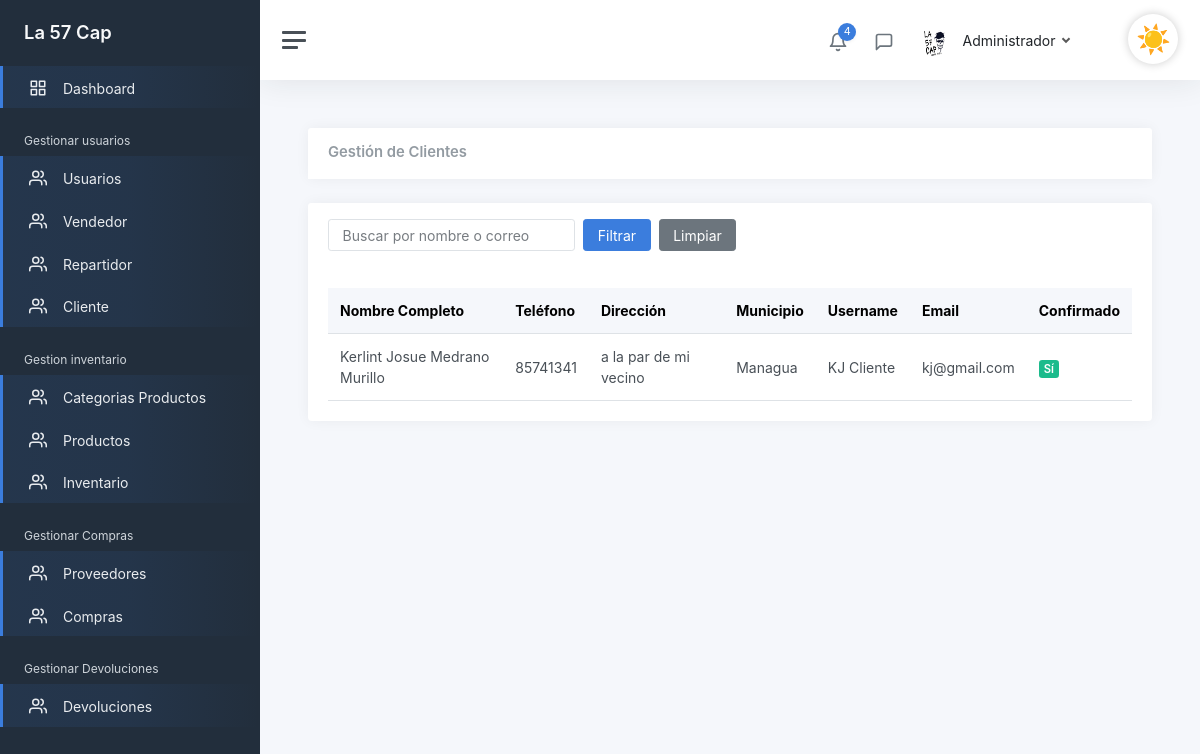
The page /admin/GestionarCliente (signed in) on the database as committed earlier.
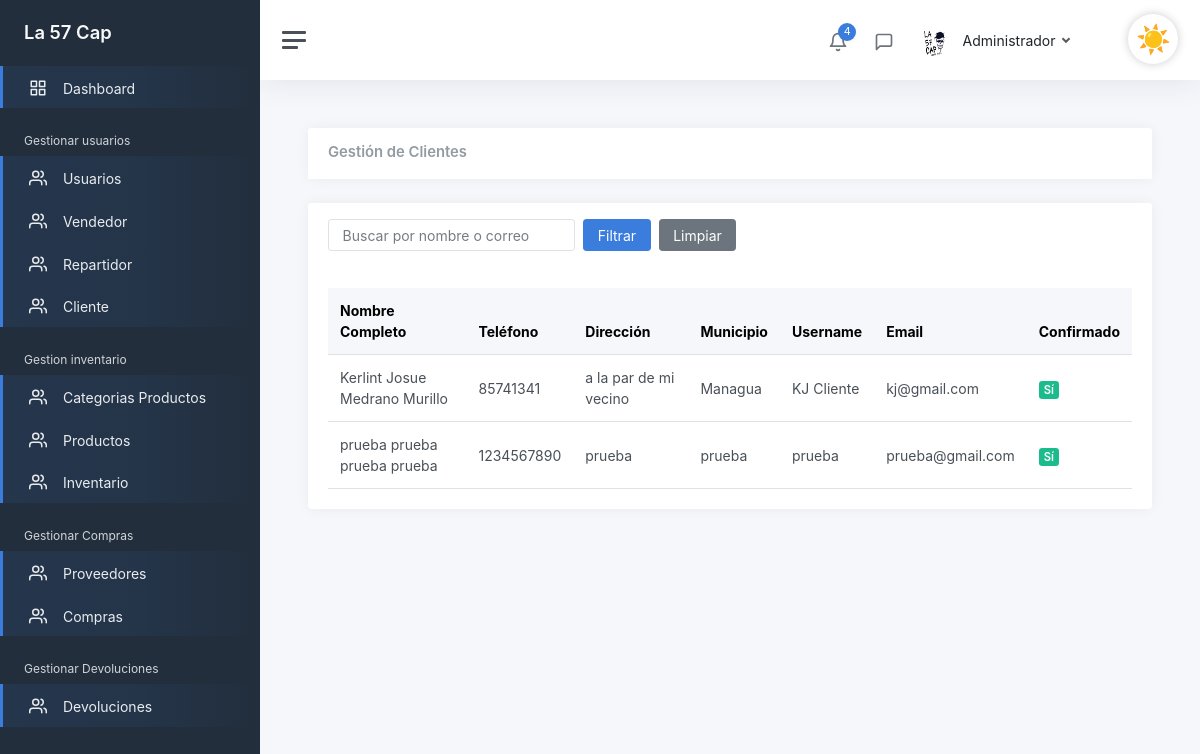
The same page on the database as committed later.
### tables this page shows
CREATE TABLE `cliente`  (
  `idcliente` int(0) NOT NULL AUTO_INCREMENT,
  `id_usuario` int(0) NULL DEFAULT NULL,
  `p_nombre` varchar(50) NOT NULL,
  `s_nombre` varchar(50) NOT NULL,
  `p_apellido` varchar(50) NOT NULL,
  `s_apellido` varchar(50) NOT NULL,
  `n_telefono` varchar(15) NOT NULL,
  `direccion` varchar(200) NULL DEFAULT NULL,
  `Municipio` varchar(45) NULL DEFAULT NULL,
  `eliminado` tinyint(0) NULL DEFAULT 0,
  PRIMARY KEY (`idcliente`) USING BTREE,
  INDEX `cliente_usuario_idx`(`id_usuario`) USING BTREE,
  CONSTRAINT `cliente_usuario` FOREIGN KEY (`id_usuario`) REFERENCES `usuario` (`idusuario`) ON DELETE SET NULL ON UPDATE RESTRICT
);

CREATE TABLE `usuario`  (
  `idusuario` int(0) NOT NULL AUTO_INCREMENT,
  `id_roles` int(0) NOT NULL,
  `f_perfil` varchar(150) NULL DEFAULT NULL,
  `userName` varchar(45) NOT NULL,
  `password` varchar(100) NOT NULL,
  `email` varchar(30) NOT NULL,
  `confirmado` tinyint(1) NULL DEFAULT NULL,
  `token` varchar(15) NULL DEFAULT NULL,
  `Creado_Fecha` datetime(0) NOT NULL,
  `Cambiado_Fecha` datetime(0) NOT NULL,
  `eliminado` tinyint(0) NULL DEFAULT 0,
  `intentos_fallidos` int(0) NULL DEFAULT 0,
  PRIMARY KEY (`idusuario`) USING BTREE,
  INDEX `usuario_roles_idx`(`id_roles`) USING BTREE,
  CONSTRAINT `usuario_roles` FOREIGN KEY (`id_roles`) REFERENCES `roles` (`idroles`) ON DELETE RESTRICT ON UPDATE RESTRICT
);

### controllers/ClienteController.php (called while the page is built, shortened)
<?php
class ClienteController
{
    public static function GestionarCliente(Router $router)
    {
        $busqueda = $_POST['busqueda'] ?? '';
        $clientes = Cliente::obtenerTodosConUsuario($busqueda);
        $router->renderAdmin('Admin/clients/GestionCliente', [
            'clientes' => $clientes,
            'busqueda' => $busqueda,
            'titulo' => 'Gestionar Clientes'
        ]);
    }
}

### public/index.php (called while the page is built, shortened)
<?php
$router = new Router();
$router->get('/login', [LoginController::class, 'login']);
$router->post('/login', [LoginController::class, 'login']);
$router->get('/logout', [LoginController::class, 'logout']);
$router->get('/olvide-cuenta', [UsuarioController::class, 'olvide']);
$router->post('/olvide-cuenta', [UsuarioController::class, 'olvide']);
$router->get('/recuperar-cuenta', [UsuarioController::class, 'recuperar']);
$router->post('/recuperar-cuenta', [UsuarioController::class, 'recuperar']);
$router->get('/confirmar-cuenta', [UsuarioController::class, 'confirmarCuenta']);
$router->post('/confirmar-cuenta', [UsuarioController::class, 'confirmarCuenta']);
$router->get('/crear-cuenta', [RegistroController::class, 'crearCuenta']);
$router->post('/crear-cuenta', [RegistroController::class, 'crearCuenta']);
$router->get('/mensaje-confirmacion', [RegistroController::class, 'mensajeConfirmacion']);
$router->get('/reenviar-confirmacion', [RegistroController::class, 'reenviarConfirmacion']);
$router->post('/reenviar-confirmacion', [RegistroController::class, 'reenviarConfirmacion']);
$router->get('/', [LandingController::class, 'index']);
$router->get('/cliente/pedidos', [ClientePanelController::class, 'pedidos']);
$router->get('/cliente/devolucion', [ClienteController::class, 'solicitarDevolucion']);
$router->post('/cliente/devolucion', [ClienteController::class, 'registrarDevolucion']);
$router->post('/cliente/devolucion/guardar', [ClienteController::class, 'guardarDevolucion']);
$router->get('/tienda', [TiendaController::class, 'shop']);
$router->post('/tienda', fn: [TiendaController::class, 'shop']);
$router->get('/producto', [ProductoController::class, 'ver']);
$router->get('/carrito', [CarritoController::class, 'mostrar']);
$router->get('/carrito/agregar', [CarritoController::class, 'agregar']);
$router->get('/carrito/eliminar', [CarritoController::class, 'eliminar']);
$router->post('/carrito/actualizar', [CarritoController::class, 'actualizar']);
$router->get('/checkout', [CheckoutController::class, 'mostrar']);
$router->post('/checkout/confirmar', [CheckoutController::class, 'confirmar']);
$router->get('/checkout/exito', [CheckoutController::class, 'exito']);
$router->get('/cliente/pedido', [ClienteController::class, 'pedido']);
$router->get('/SobreNosotros', [LandingController::class, 'about']);
$router->get('/Contactanos', [LandingController::class, 'contact']);
$router->get('/admin', [AdminController::class, 'Admin']);
$router->post('/admin', [AdminController::class, 'Admin']);
$router->get('/admin/GestionarUsuario', [UsuarioController::class, 'GestionarUsuario']);
$router->post('/admin/GestionarUsuario', [UsuarioController::class, 'GestionarUsuario']);
$router->get('/admin/CrearUsuario', [UsuarioController::class, 'crearUsuario']);
$router->post('/admin/CrearUsuario', [UsuarioController::class, 'crearUsuario']);
$router->get('/admin/ActualizarUsuario', [UsuarioController::class, 'ActualizarUsuario']);
$router->post('/admin/ActualizarUsuario', [UsuarioController::class, 'ActualizarUsuario']);
$router->get('/admin/EliminarUsuario', [UsuarioController::class, 'EliminarUsuario']);
$router->post('/admin/EliminarUsuario', [UsuarioController::class, 'EliminarUsuario']);
$router->get('/admin/Dashboard', [DashBoardController::class, 'Dashboard']);
$router->post('/admin/Dashboard', [DashBoardController::class, 'Dashboard']);
$router->get('/admin/GestionarCliente', [ClienteController::class, 'GestionarCliente']);
$router->post('/admin/GestionarCliente', [ClienteController::class, 'GestionarCliente']);
$router->get('/admin/GestionarVendedores', [VendedorController::class, 'GestionarVendedores']);
$router->post('/admin/GestionarVendedores', [VendedorController::class, 'GestionarVendedores']);
$router->get('/admin/CrearVendedor', [VendedorController::class, 'crearvendedor']);
$router->post('/admin/CrearVendedor', [VendedorController::class, 'crearvendedor']);
$router->get('/admin/ActualizarVendedor', [VendedorController::class, 'ActualizarVendedor']);
$router->post('/admin/ActualizarVendedor', [VendedorController::class, 'ActualizarVendedor']);
$router->post('/admin/EliminarVendedor', [VendedorController::class, 'EliminarVendedor']);
$router->get('/admin/GestionarRepartidor', [RepartidorControllers::class, 'GestionarRepartidores']);
$router->post('/admin/GestionarRepartidor', [RepartidorControllers::class, 'GestionarRepartidores']);
$router->get('/admin/CrearRepartidor', [RepartidorControllers::class, 'CrearRepartidor']);
$router->post('/admin/CrearRepartidor', [RepartidorControllers::class, 'CrearRepartidor']);
$router->get('/admin/ActualizarRepartidor', [RepartidorControllers::class, 'ActualizarRepartidor']);
$router->post('/admin/ActualizarRepartidor', [RepartidorControllers::class, 'ActualizarRepartidor']);
$router->post('/admin/EliminarRepartidor', [RepartidorControllers::class, 'EliminarRepartidor']);
$router->get('/admin/GestionarProveedores', [ProveedorController::class, 'GestionarProveedores']);
$router->post('/admin/GestionarProveedores', [ProveedorController::class, 'GestionarProveedores']);
$router->get('/admin/CrearProveedor', [ProveedorController::class, 'CrearProveedor']);
$router->post('/admin/CrearProveedor', [ProveedorController::class, 'CrearProveedor']);
$router->get('/admin/ActualizarProveedor', [ProveedorController::class, 'ActualizarProveedor']);
$router->post('/admin/ActualizarProveedor', [ProveedorController::class, 'ActualizarProveedor']);
$router->post('/admin/EliminarProveedor', [ProveedorController::class, 'EliminarProveedor']);
$router->get('/admin/GestionarCategoriaProducto', [CategoriaProductoController::class, 'GestionarCategorias']);
$router->post('/admin/GestionarCategoriaProducto', [CategoriaProductoController::class, 'GestionarCategorias']);
$router->get('/admin/CrearCategoriaProducto', [CategoriaProductoController::class, 'CrearCategoria']);
$router->post('/admin/CrearCategoriaProducto', [CategoriaProductoController::class, 'CrearCategoria']);
$router->get('/admin/ActualizarCategoriaProducto', [CategoriaProductoController::class, 'ActualizarCategoria']);
$router->post('/admin/ActualizarCategoriaProducto', [CategoriaProductoController::class, 'ActualizarCategoria']);
$router->post('/admin/EliminarCategoriaProducto', [CategoriaProductoController::class, 'EliminarCategoria']);
$router->get('/admin/GestionarProducto', [ProductoController::class, 'GestionarProductos']);
$router->post('/admin/GestionarProducto', [ProductoController::class, 'GestionarProductos']);
$router->get('/admin/CrearProducto', [ProductoController::class, 'CrearProducto']);
$router->post('/admin/CrearProducto', [ProductoController::class, 'CrearProducto']);
$router->get('/admin/ActualizarProducto', [ProductoController::class, 'ActualizarProducto']);
$router->post('/admin/ActualizarProducto', [ProductoController::class, 'ActualizarProducto']);
$router->post('/admin/EliminarProducto', [ProductoController::class, 'EliminarProducto']);
$router->get('/admin/GenerarCodigoBarras', [ProductoController::class, 'VerCodigoBarras']);
$router->get('/admin/DescargarCodigoBarras', [ProductoController::class, 'DescargarCodigoBarras']);
$router->get('/admin/VerProducto', [ProductoController::class, 'VerProducto']);
$router->get('/admin/InventarioGeneral', [InventarioController::class, 'GestionarInventario']);
$router->get('/admin/GestionarCompras', [CompraController::class, 'GestionarCompras']);
$router->get('/admin/CrearCompra', [CompraController::class, 'CrearCompra']);
$router->post('/admin/CrearCompra', [CompraController::class, 'CrearCompra']);
$router->get('/admin/DetalleCompra', [CompraController::class, 'VerDetalleCompra']);
$router->get('/admin/devoluciones', [DevolucionController::class, 'gestionar']);
$router->get('/admin/devoluciones/detalle', [DevolucionController::class, 'detalle']);
$router->post('/admin/devoluciones/aprobar', [DevolucionController::class, 'aprobar']);
$router->post('/admin/devoluciones/rechazar', [DevolucionController::class, 'rechazar']);
$router->post('/admin/devoluciones/visitar-tienda', [DevolucionController::class, 'visitarTienda']);
$router->get('/Vendedor', [VendedorController::class, 'Vendedor']);
$router->get('/Repartidor', [RepartidorControllers::class, 'Repartidor']);
$router->comprobarRutas();

### models/Cliente.php (called while the page is built, shortened)
<?php
class Cliente extends ActiveRecord
{
    public static function obtenerTodosConUsuario($busqueda = '')
    {
        $where = "WHERE cliente.eliminado = 0 AND usuario.eliminado = 0";
        $query = "SELECT
                cliente.*,
                usuario.userName AS userName,
                usuario.email AS email,
                usuario.confirmado AS confirmado
              FROM cliente
              INNER JOIN usuario ON cliente.id_usuario = usuario.idusuario
              $where";
        $resultado = self::$db->query($query);
        $objetos = [];
        while ($registro = $resultado->fetch_object()) {
            $objetos[] = $registro;
        }
        return $objetos;
    }
}

### includes/funciones.php (called while the page is built, shortened)
<?php
function s($html): string
{
    $s = htmlspecialchars($html);
    return $s;
}

### views/Admin/clients/GestionCliente.php (the view, shortened to what the changed rows need)
<div class="card">
    <div class="card-header d-flex justify-content-between align-items-center">
        <h2 class="card-title mb-0">Gestión de Clientes</h2>
    </div>
</div>
<div class="card mt-3">
    <div class="card-body">
        <div class="table-responsive">
            <table class="table table-hover mb-0">
                <thead class="table-light">
                    <tr>
                        <th>Nombre Completo</th>
                        <th>Teléfono</th>
                        <th>Dirección</th>
                        <th>Municipio</th>
                        <th>Username</th>
                        <th>Email</th>
                        <th>Confirmado</th>
                    </tr>
                </thead>
                <tbody>
                    <?php if (!empty($clientes)): ?>
                        <?php foreach ($clientes as $cliente): ?>
                            <tr>
                                <td>
                                    <?php echo s($cliente->p_nombre . ' ' . $cliente->s_nombre . ' ' . $cliente->p_apellido . ' ' . $cliente->s_apellido); ?>
                                </td>
                                <td><?php echo s($cliente->n_telefono); ?></td>
                                <td><?php echo s($cliente->direccion); ?></td>
                                <td><?php echo s($cliente->Municipio); ?></td>
                                <td><?php echo s($cliente->userName ?? '—'); ?></td>
                                <td><?php echo s($cliente->email ?? '—'); ?></td>
                                <td>
                                    <?php
                                    $estado = ($cliente->confirmado ?? "0") == "1" ? "Sí" : "No";
                                    $color = ($cliente->confirmado ?? "0") == "1" ? "success" : "secondary";
                                    ?>
                                    <span class="badge bg-<?php echo $color; ?>"><?php echo $estado; ?></span>
                                </td>
                            </tr>
                        <?php endforeach; ?>
                    <?php else: ?>
                        <tr>
                            <td colspan="7" class="text-center text-muted">No se encontraron clientes.</td>
                        </tr>
                    <?php endif; ?>
                </tbody>
            </table>
        </div>
    </div>
</div>

Rows that differ between the two databases and show on the page:
added cliente: p_nombre+s_nombre+p_apellido "prueba prueba prueba prueba", n_telefono "1234567890", direccion "prueba", Municipio "prueba", id_usuario.userName "prueba", id_usuario.email "prueba@gmail.com", id_usuario.confirmado "Sí"
